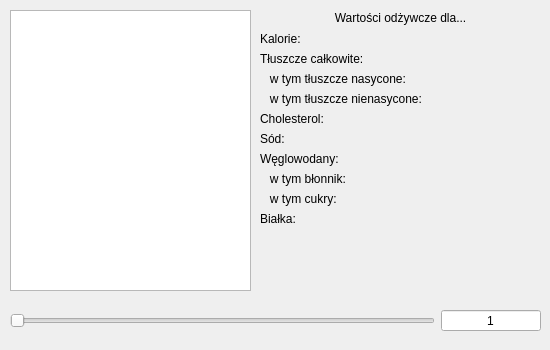
<?xml version="1.0" encoding="UTF-8"?>
<ui version="4.0">
 <class>ShowSkladnikiDialog</class>
 <widget class="QDialog" name="ShowSkladnikiDialog">
  <property name="windowModality">
   <enum>Qt::WindowModal</enum>
  </property>
  <property name="geometry">
   <rect>
    <x>0</x>
    <y>0</y>
    <width>550</width>
    <height>350</height>
   </rect>
  </property>
  <property name="minimumSize">
   <size>
    <width>550</width>
    <height>350</height>
   </size>
  </property>
  <property name="maximumSize">
   <size>
    <width>550</width>
    <height>350</height>
   </size>
  </property>
  <property name="windowTitle">
   <string>Twoje składniki</string>
  </property>
  <widget class="QWidget" name="verticalLayoutWidget">
   <property name="geometry">
    <rect>
     <x>260</x>
     <y>10</y>
     <width>281</width>
     <height>281</height>
    </rect>
   </property>
   <layout class="QVBoxLayout" name="verticalLayout">
    <item>
     <widget class="QLabel" name="skladnikWartosciOdzywczeLabel">
      <property name="minimumSize">
       <size>
        <width>0</width>
        <height>16</height>
       </size>
      </property>
      <property name="maximumSize">
       <size>
        <width>16777215</width>
        <height>16</height>
       </size>
      </property>
      <property name="text">
       <string>Wartości odżywcze dla...</string>
      </property>
      <property name="alignment">
       <set>Qt::AlignCenter</set>
      </property>
     </widget>
    </item>
    <item>
     <layout class="QFormLayout" name="formLayout">
      <item row="0" column="0">
       <widget class="QLabel" name="label">
        <property name="text">
         <string>Kalorie:</string>
        </property>
       </widget>
      </item>
      <item row="0" column="1">
       <widget class="QLabel" name="skladnikiKalorieLabel">
        <property name="text">
         <string/>
        </property>
        <property name="alignment">
         <set>Qt::AlignRight|Qt::AlignTrailing|Qt::AlignVCenter</set>
        </property>
       </widget>
      </item>
      <item row="1" column="0">
       <widget class="QLabel" name="label_3">
        <property name="text">
         <string>Tłuszcze całkowite:</string>
        </property>
       </widget>
      </item>
      <item row="1" column="1">
       <widget class="QLabel" name="skladnikiTluszczeCalkowiteLabel">
        <property name="text">
         <string/>
        </property>
        <property name="alignment">
         <set>Qt::AlignRight|Qt::AlignTrailing|Qt::AlignVCenter</set>
        </property>
       </widget>
      </item>
      <item row="2" column="0">
       <widget class="QLabel" name="label_5">
        <property name="text">
         <string>   w tym tłuszcze nasycone:</string>
        </property>
       </widget>
      </item>
      <item row="2" column="1">
       <widget class="QLabel" name="skladnikiTluszczeNasyconeLabel">
        <property name="text">
         <string/>
        </property>
        <property name="alignment">
         <set>Qt::AlignRight|Qt::AlignTrailing|Qt::AlignVCenter</set>
        </property>
       </widget>
      </item>
      <item row="3" column="0">
       <widget class="QLabel" name="label_7">
        <property name="text">
         <string>   w tym tłuszcze nienasycone:</string>
        </property>
       </widget>
      </item>
      <item row="3" column="1">
       <widget class="QLabel" name="skladnikiTluszczeNienasyconeLabel">
        <property name="text">
         <string/>
        </property>
        <property name="alignment">
         <set>Qt::AlignRight|Qt::AlignTrailing|Qt::AlignVCenter</set>
        </property>
       </widget>
      </item>
      <item row="4" column="0">
       <widget class="QLabel" name="label_9">
        <property name="text">
         <string>Cholesterol:</string>
        </property>
       </widget>
      </item>
      <item row="4" column="1">
       <widget class="QLabel" name="skladnikiCholesterolLabel">
        <property name="text">
         <string/>
        </property>
        <property name="alignment">
         <set>Qt::AlignRight|Qt::AlignTrailing|Qt::AlignVCenter</set>
        </property>
       </widget>
      </item>
      <item row="5" column="0">
       <widget class="QLabel" name="label_11">
        <property name="text">
         <string>Sód:</string>
        </property>
       </widget>
      </item>
      <item row="5" column="1">
       <widget class="QLabel" name="skladnikiSodLabel">
        <property name="text">
         <string/>
        </property>
        <property name="alignment">
         <set>Qt::AlignRight|Qt::AlignTrailing|Qt::AlignVCenter</set>
        </property>
       </widget>
      </item>
      <item row="6" column="0">
       <widget class="QLabel" name="label_13">
        <property name="text">
         <string>Węglowodany:</string>
        </property>
       </widget>
      </item>
      <item row="6" column="1">
       <widget class="QLabel" name="skladnikiWeglowodanyLabel">
        <property name="text">
         <string/>
        </property>
        <property name="alignment">
         <set>Qt::AlignRight|Qt::AlignTrailing|Qt::AlignVCenter</set>
        </property>
       </widget>
      </item>
      <item row="7" column="0">
       <widget class="QLabel" name="label_15">
        <property name="text">
         <string>   w tym błonnik:</string>
        </property>
       </widget>
      </item>
      <item row="7" column="1">
       <widget class="QLabel" name="skladnikiBlonnikLabel">
        <property name="text">
         <string/>
        </property>
        <property name="alignment">
         <set>Qt::AlignRight|Qt::AlignTrailing|Qt::AlignVCenter</set>
        </property>
       </widget>
      </item>
      <item row="8" column="0">
       <widget class="QLabel" name="label_17">
        <property name="text">
         <string>   w tym cukry:</string>
        </property>
       </widget>
      </item>
      <item row="8" column="1">
       <widget class="QLabel" name="skladnikiCukryLabel">
        <property name="text">
         <string/>
        </property>
        <property name="alignment">
         <set>Qt::AlignRight|Qt::AlignTrailing|Qt::AlignVCenter</set>
        </property>
       </widget>
      </item>
      <item row="9" column="0">
       <widget class="QLabel" name="label_19">
        <property name="text">
         <string>Białka:</string>
        </property>
       </widget>
      </item>
      <item row="9" column="1">
       <widget class="QLabel" name="skladnikiBialkaLabel">
        <property name="text">
         <string/>
        </property>
        <property name="alignment">
         <set>Qt::AlignRight|Qt::AlignTrailing|Qt::AlignVCenter</set>
        </property>
       </widget>
      </item>
     </layout>
    </item>
   </layout>
  </widget>
  <widget class="QListWidget" name="listWidget">
   <property name="geometry">
    <rect>
     <x>10</x>
     <y>10</y>
     <width>241</width>
     <height>281</height>
    </rect>
   </property>
  </widget>
  <widget class="QWidget" name="horizontalLayoutWidget">
   <property name="geometry">
    <rect>
     <x>10</x>
     <y>300</y>
     <width>531</width>
     <height>41</height>
    </rect>
   </property>
   <layout class="QHBoxLayout" name="horizontalLayout">
    <item>
     <widget class="QSlider" name="skladnikWartoscihorizontalSlider">
      <property name="orientation">
       <enum>Qt::Horizontal</enum>
      </property>
     </widget>
    </item>
    <item>
     <widget class="QSpinBox" name="skladnikWartosciSpinBox">
      <property name="minimumSize">
       <size>
        <width>100</width>
        <height>0</height>
       </size>
      </property>
      <property name="maximumSize">
       <size>
        <width>100</width>
        <height>16777215</height>
       </size>
      </property>
      <property name="alignment">
       <set>Qt::AlignCenter</set>
      </property>
      <property name="buttonSymbols">
       <enum>QAbstractSpinBox::NoButtons</enum>
      </property>
      <property name="minimum">
       <number>1</number>
      </property>
      <property name="maximum">
       <number>100</number>
      </property>
     </widget>
    </item>
   </layout>
  </widget>
 </widget>
 <resources/>
 <connections/>
</ui>
